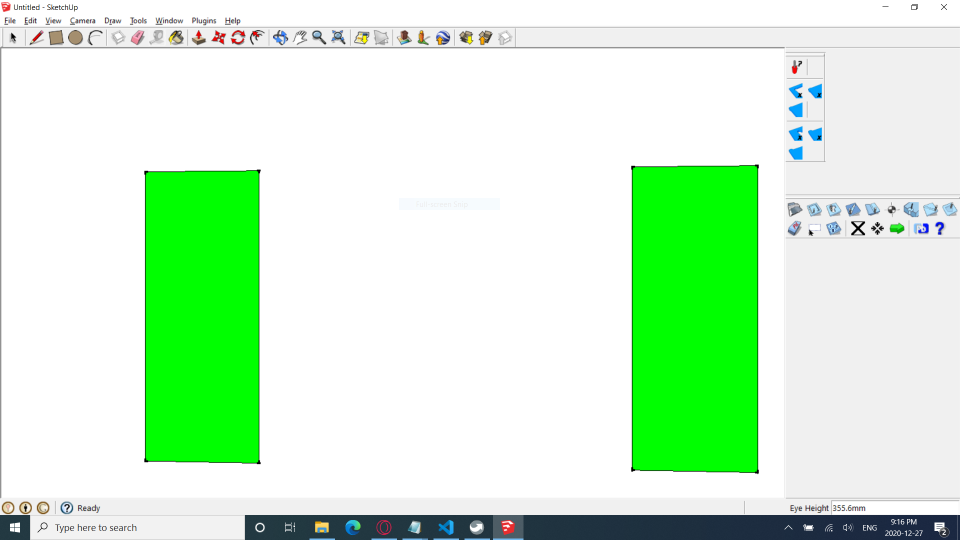
#> input picture Week 2/2017-pegsAtDistance/01dinf-pegs-14hiin.PNG, 1920 x 1080 px (shown at 1/2 size); its folder holds only this picture in this run
$ python 'Task H 2.py'
#> lines starting #> are read from the running program, lines starting #| are printed output that depends on the picture; after the words box and inside, x2 and y2 are one past the last pixel; in counts of white or black regions, pixels touching at a corner belong together; long printed decimals are rounded
# This is a pseudo code file for Merge Robotics, 2021, Game Changers

# This is task H - > OpenCV "Contour Calculations."  Not sure if it is clear by now,
# but OpenCV can do a lot of things, we need to understand what it offers to complete
# our vision code.  For a given single contour, (meaning it was imaged and masked and
# converted to a coordinate array), you need to be able to use a number of OpenCV functions.
# Please experiment with the following, easiest is to simply draw them back to a blank image
# or on top of original.

# --> moments, contour area, contour perimeter, contour approximation, bounding rectangles,
# minimum enclosing circle, fitting elipse, fitting line, etc.

# useful links
# https://docs.opencv.org/4.5.0/d1/d32/tutorial_py_contour_properties.html

# 1 Aspect Ratio
# 2 Extent
# 3 Solidity
# 4 Equivalent Diameter
# 5 Orientation
# 6 Mask and Pixel Points
# 7 Maximum Value, Minimum Value and their locations
# 8 Mean Color or Mean Intensity
# 9 Extreme Points

from os import listdir
from os. path import isfile, join
import numpy as np
import cv2

colBgrBlue = (255, 0, 0)
colBgrGreen = (0 , 255, 0)
colBgrRed = (0, 0, 255)
colRgbYellow = (0, 255, 255)
colRgbPurple = (255, 102, 153)

# colors for HSV filtering
colHsvLowerGreen = (55, 220, 220)
colHsvUpperGreen = (65, 255, 255)

# fonts for displaying text
font = cv2.FONT_HERSHEY_SIMPLEX

#b = r"C:\Users\Jamie Diep\Documents\frc2021\My images"
intCounter = 0
strPathName = '2017-pegsAtDistance/'
onlyfiles = [ f for f in listdir(strPathName) if isfile(join(strPathName,f))]
arrImageFiles=[]
flgExit = False
for n in range(0,len(onlyfiles)):
    arrImageFiles.append(onlyfiles[n])

while not(flgExit):
    bgrOriginal = cv2.imread(strPathName+arrImageFiles[intCounter])
#> bgrOriginal is the input picture: shape (1080, 1920, 3); mean B, G, R 207.7, 241.9, 206.2
    gray = cv2.cvtColor(bgrOriginal, cv2.COLOR_BGR2GRAY)
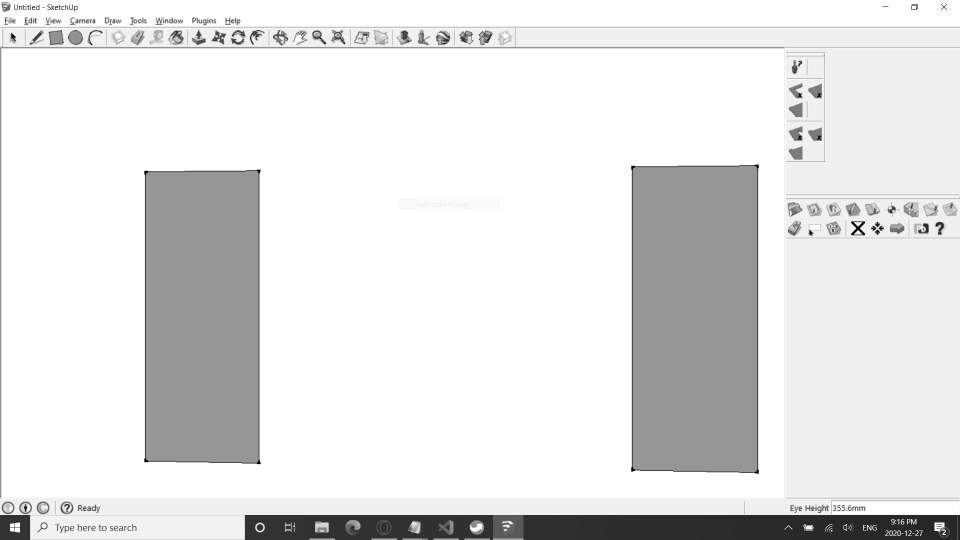
#> gray: shape (1080, 1920) (shown at 1/2 size); min 0, max 255, mean 227.4
    hsv = cv2.cvtColor(bgrOriginal, cv2.COLOR_BGR2HSV)
#> hsv: shape (1080, 1920, 3); mean H, S, V 13.2, 41.2, 243.1
    arrLowerColor = np.array([colHsvLowerGreen])
    arrUpperColor = np.array([colHsvUpperGreen])

    thresh = cv2.inRange(hsv, arrLowerColor,arrUpperColor)
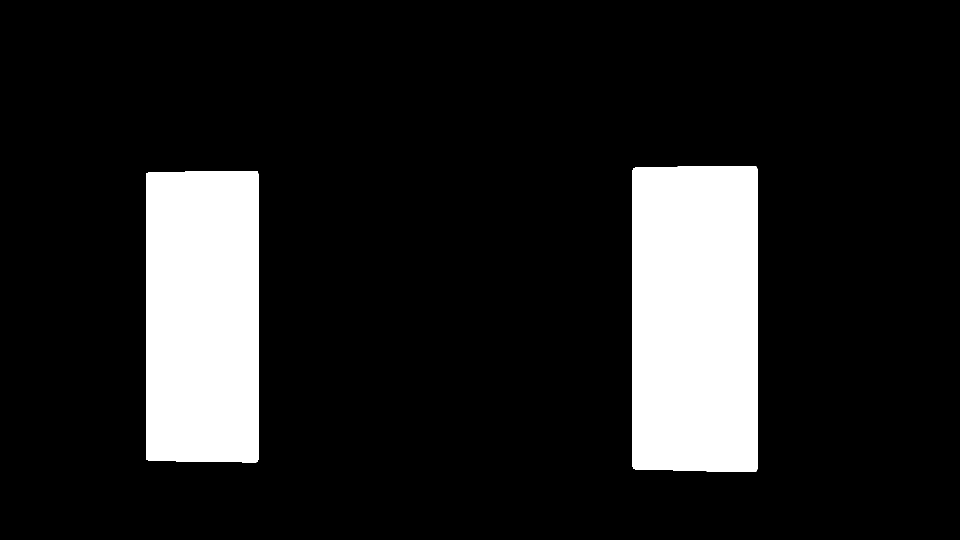
#> thresh: shape (1080, 1920) (shown at 1/2 size); 13.6% white; 2 white regions
    contours, hierarchy = cv2.findContours(thresh, cv2.RETR_TREE, cv2.CHAIN_APPROX_SIMPLE)
#> contours = 2 contours; box (x1, y1, x2, y2) and area: (1265, 332, 1515, 944) 151162, (292, 342, 517, 925) 129551
    contours = sorted(contours, key=lambda x: cv2.contourArea(x), reverse=True)
    print('Found', len(contours), 'contours in this photo!')
#| Found 2 contours in this photo!
    indiv = contours[0]
#> indiv = contour of 36 points, box (x1, y1, x2, y2) (1265, 332, 1515, 944), area 151162
    print (indiv)
#> (printed output is left out)
    # [6 lines of commented-out code are left out]
    x, y, w, h =cv2.boundingRect(indiv)
#> x = 1265; y = 332; w = 250; h = 612
    area = cv2.contourArea(indiv)
#> area = 151162
    aspect_ratio = float(w)/h
#> aspect_ratio = 0.408
    print('Aspect Ratio:', aspect_ratio)
#| Aspect Ratio: 0.4085
    rect_area = w*h
#> rect_area = 153000
    extent = float(area)/rect_area
#> extent = 0.988
    print('Extent: ',extent )
#| Extent:  0.988
    hull = cv2.convexHull(indiv)
#> hull = contour of 17 points, box (x1, y1, x2, y2) (1265, 332, 1515, 944), area 151459
    hull_area = cv2.contourArea(hull)
#> hull_area = 151459
    solidity = float(area)/hull_area
#> solidity = 0.998
    print('Solidity: ', solidity)
#| Solidity:  0.998
    area = cv2.contourArea(indiv)
    equi_diameter = np.sqrt(4*area/np.pi)
#> equi_diameter = 438.7
    print('Equivalent Diameter: ', equi_diameter)
#| Equivalent Diameter:  438.709
    (x,y),(MA,ma),angle = cv2.fitEllipse(indiv)
#> x = 1422; y = 637.2; MA = 609.7; ma = 1622.4; angle = 90.27
    leftmost = tuple(indiv[indiv[:,:,0].argmin()][0])
#> leftmost = (1265, 340)
    print('leftmost: ', leftmost)
#| leftmost:  (1265, 340)
    rightmost = tuple(indiv[indiv[:,:,0].argmax()][0])
#> rightmost = (1514, 938)
    print('rightmost: ', rightmost)
#| rightmost:  (1514, 938)
    topmost = tuple(indiv[indiv[:,:,1].argmin()][0])
#> topmost = (1479, 332)
    print('topmost: ', topmost)
#| topmost:  (1479, 332)
    bottommost = tuple(indiv[indiv[:,:,1].argmax()][0])
#> bottommost = (1479, 943)
    print('bottommost: ', bottommost)
#| bottommost:  (1479, 943)
    cv2.circle(bgrOriginal, leftmost, 3, (0,0,255), -1)
#> bgrOriginal: shape (1080, 1920, 3); under 0.01% of pixels changed, all inside (x1, y1, x2, y2) = (1262, 337, 1269, 344)
    cv2.circle(bgrOriginal, rightmost, 3, (0,255,0), -1)
#> bgrOriginal: shape (1080, 1920, 3); mean B, G, R 207.7, 241.9, 206.2
    cv2.circle(bgrOriginal, topmost, 3, (255,0,0), -1)
#> bgrOriginal: shape (1080, 1920, 3); mean B, G, R 207.7, 241.9, 206.2
    cv2.circle(bgrOriginal, bottommost, 3, (255,255,0), -1)
#> bgrOriginal: shape (1080, 1920, 3); mean B, G, R 207.7, 241.9, 206.2

    mask = np.zeros(gray.shape,np.uint8)
    #print('Matrix: ',mask)
    #print('end')
    cv2.drawContours(mask,[indiv],0,255,-1)
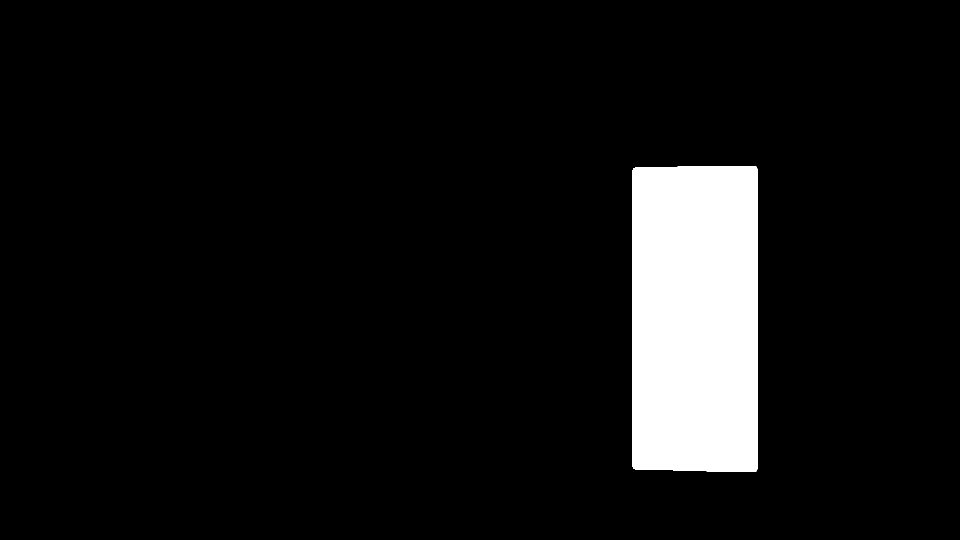
#> mask: shape (1080, 1920) (shown at 1/2 size); 7.3% white; 1 white region, box (x1, y1, x2, y2) and area: (1265, 332, 1515, 944) 152015
    pixelpoints = np.transpose(np.nonzero(mask))
#> pixelpoints = 152015 pairs, first value 332 to 943, second value 1265 to 1514
    print(pixelpoints)
#> (printed output is left out)
    #cv2.imshow('mask', mask)
    min_val, max_val, min_loc, max_loc = cv2.minMaxLoc(gray,mask=mask)
#> min_val = 129; max_val = 150; min_loc = (1347, 941); max_loc = (1479, 332)
    mean_val = cv2.mean(bgrOriginal,mask = mask)
#> mean_val = (0.0503, 254.7, 0.0235, 0)
    print(mean_val)
#| (0.05033, 254.728, 0.02349, 0.0)
    cv2.imshow('oi', bgrOriginal)

    while(True):
        ke = cv2.waitKeyEx(0)
#> (key Esc is pressed here)
        if ke == 113 or ke == 27:
            flgExit = True
            break
        if ke == 105 or ke == 2490368:
            intCounter = intCounter - 1
            if intCounter < 0:
                intCounter = len(arrImageFiles) - 1
            break
        if ke == 109 or ke == 2621440:
            intCounter = intCounter + 1
            if intCounter > len(arrImageFiles) - 1:
                intCounter = 0
            break
cv2.destroyAllWindows()

$ run again, on Week 2/2017-pegsAtDistance/03dinf-pegs-14hiin.PNG
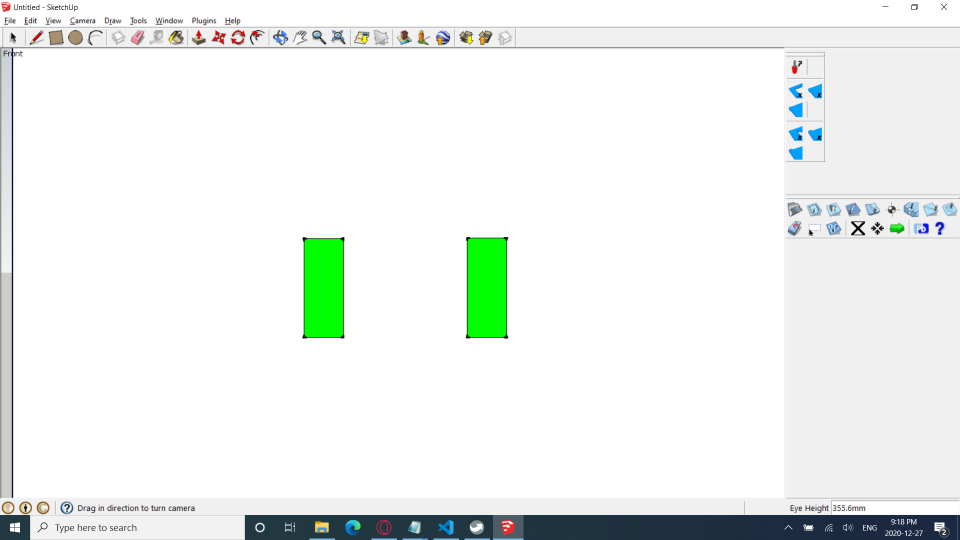
#> input picture Week 2/2017-pegsAtDistance/03dinf-pegs-14hiin.PNG, 1920 x 1080 px (shown at 1/2 size)
#> bgrOriginal is the input picture: shape (1080, 1920, 3); mean B, G, R 238.6, 241.6, 237
#> hsv: shape (1080, 1920, 3); mean H, S, V 6.4, 10.3, 242.9
#> `thresh = cv2.inRange(hsv, arrLowerColor,arrUpperColor)`:
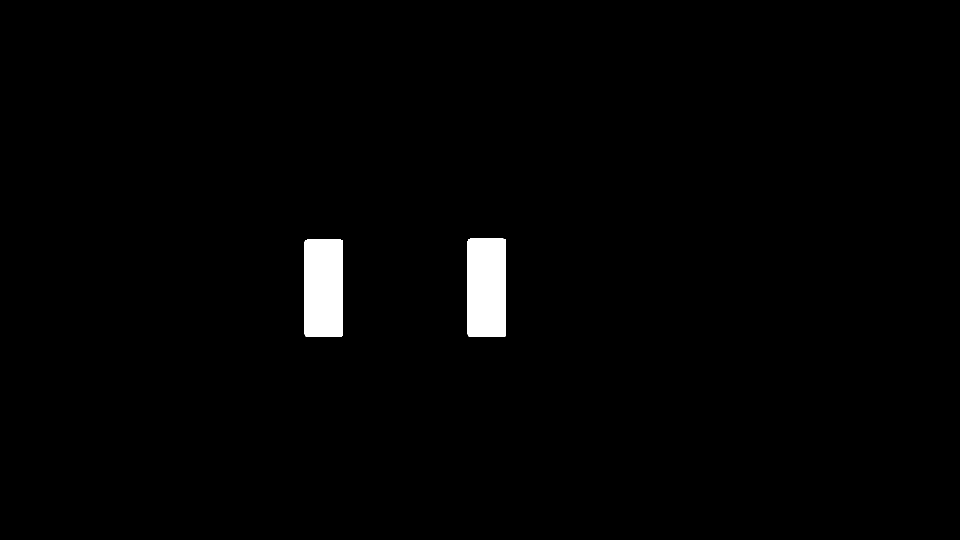
#> thresh: shape (1080, 1920) (shown at 1/2 size); 1.5% white; 2 white regions
#> contours = 2 contours; box (x1, y1, x2, y2) and area: (935, 477, 1012, 674) 14856, (609, 478, 686, 674) 14779
#| Found 2 contours in this photo!
#> indiv = contour of 22 points, box (x1, y1, x2, y2) (935, 477, 1012, 674), area 14856
#> (printed output is left out)
#> `x, y, w, h =cv2.boundingRect(indiv)`: x = 935; y = 477; w = 77; h = 197
#> area = 14856
#> aspect_ratio = 0.391
#| Aspect Ratio: 0.3909
#> rect_area = 15169
#> extent = 0.979
#| Extent:  0.9794
#> hull = contour of 12 points, box (x1, y1, x2, y2) (935, 477, 1012, 674), area 14871
#> hull_area = 14871
#> solidity = 0.999
#| Solidity:  0.999
#> equi_diameter = 137.5
#| Equivalent Diameter:  137.533
#> `(x,y),(MA,ma),angle = cv2.fitEllipse(indiv)`: x = 973.3; y = 575; MA = 135.3; ma = 225.3; angle = 0
#> leftmost = (935, 482)
#| leftmost:  (935, 482)
#> rightmost = (1011, 668)
#| rightmost:  (1011, 668)
#> topmost = (940, 477)
#| topmost:  (940, 477)
#> bottommost = (940, 673)
#| bottommost:  (940, 673)
#> `cv2.drawContours(mask,[indiv],0,255,-1)`:
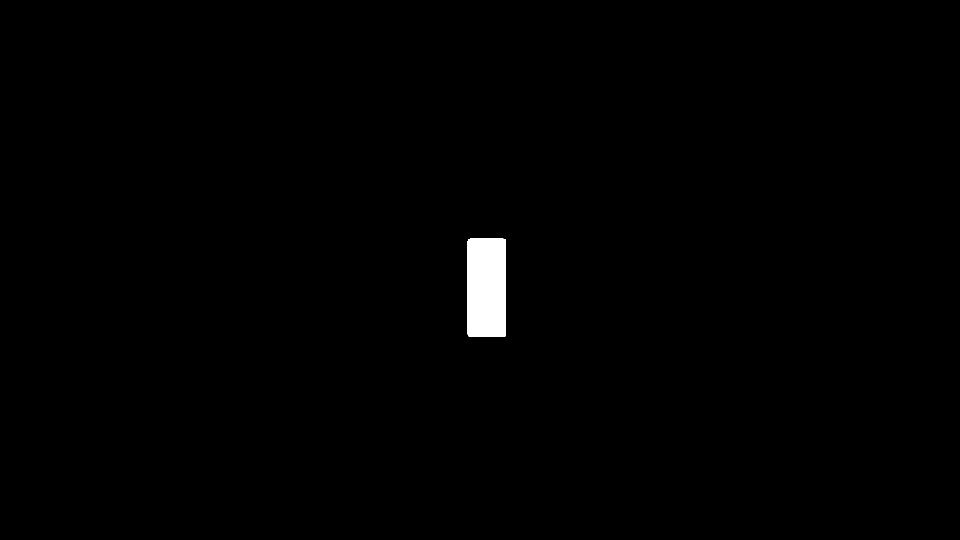
#> mask: shape (1080, 1920) (shown at 1/2 size); 0.73% white; 1 white region, box (x1, y1, x2, y2) and area: (935, 477, 1012, 674) 15125
#> pixelpoints = 15125 pairs, first value 477 to 673, second value 935 to 1011
#> (printed output is left out)
#> min_val = 134; max_val = 150; min_loc = (935, 482); max_loc = (941, 477)
#> mean_val = (0.506, 254.2, 0.219, 0)
#| (0.5058, 254.204, 0.2192, 0.0)
